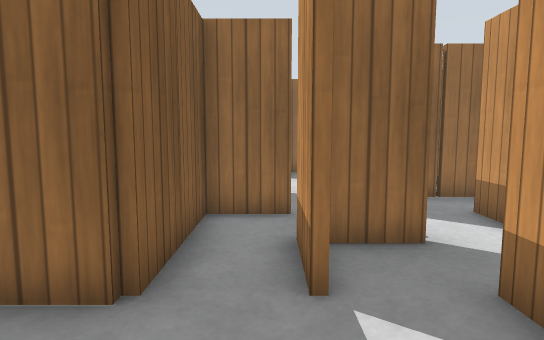
[1] (above)

21 first-person views from a walk through a robot-simulator world made for Gazebo. The camera is 0.86 m above the floor, tilts 6° down and sees 75° across. The floor is counted in squares, 0.5 m on a side. Each view is taken from the middle of a square. On the plan, view 1 faces up. The plan holds only what a view shows up to about 17 squares ahead; the rest is blank. Simple patterns stand in for the simulator's built-in surfaces.

[2]
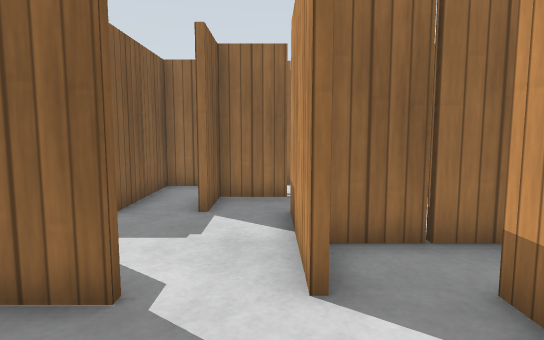

[3]
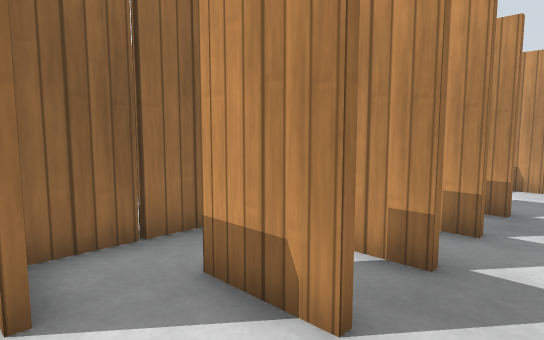

[4]
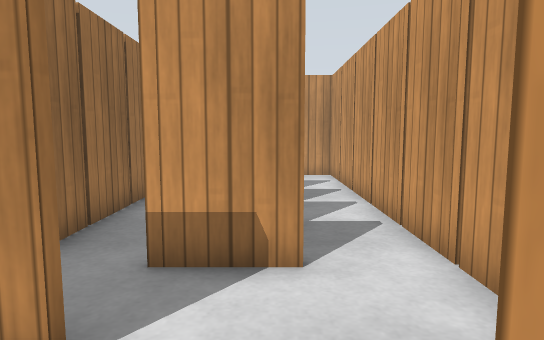

[5]
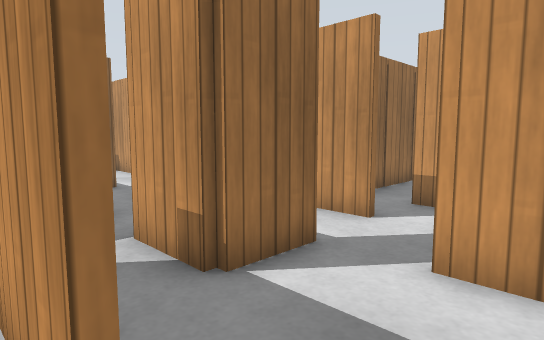

[6]
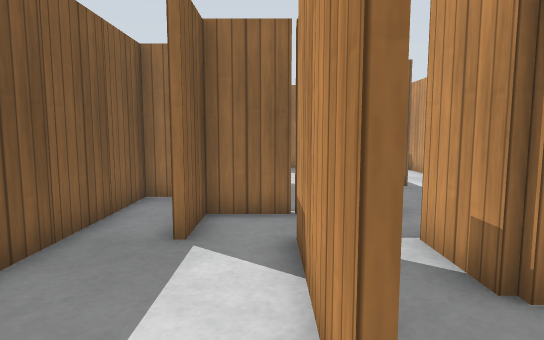

[7]
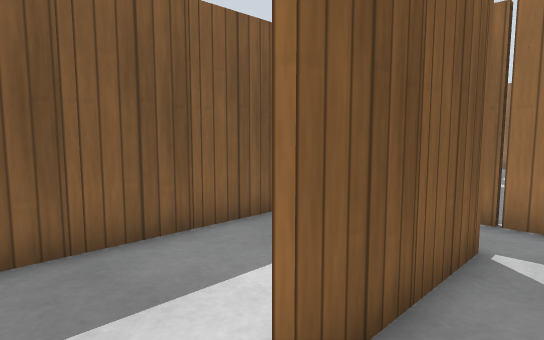

[8]
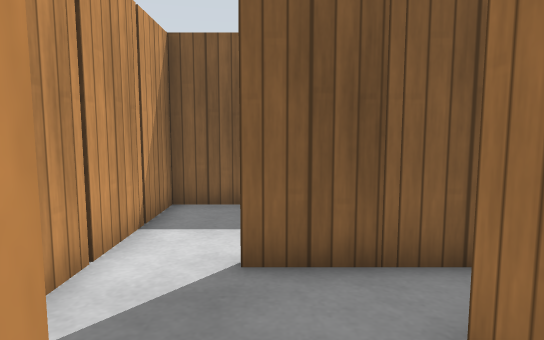

[9]
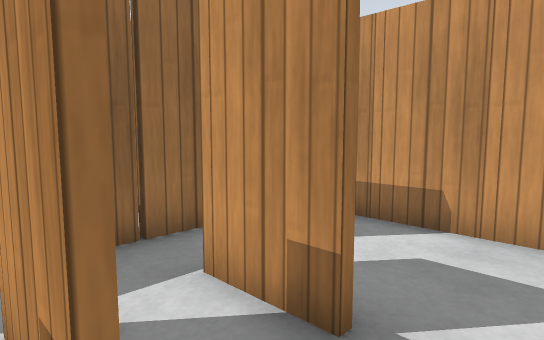

[10]
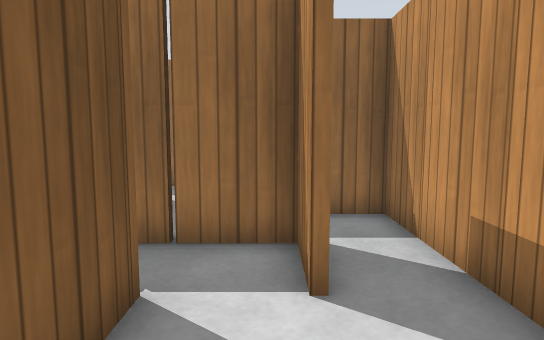

[11]
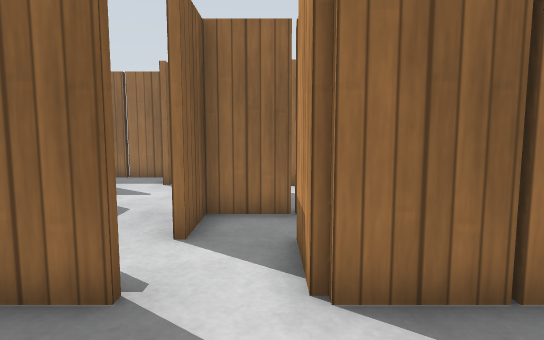

[12]
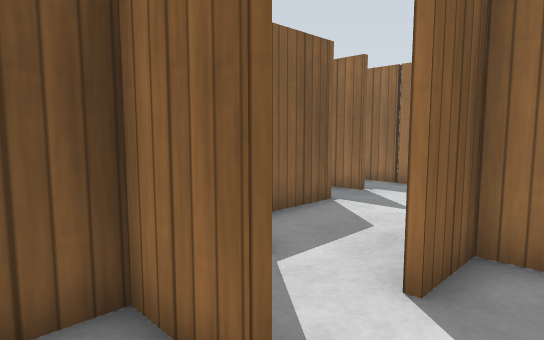

[13]
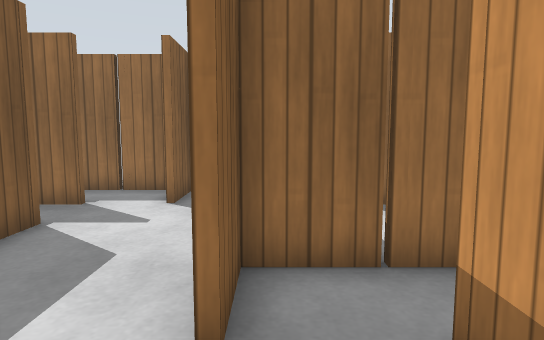

[14]
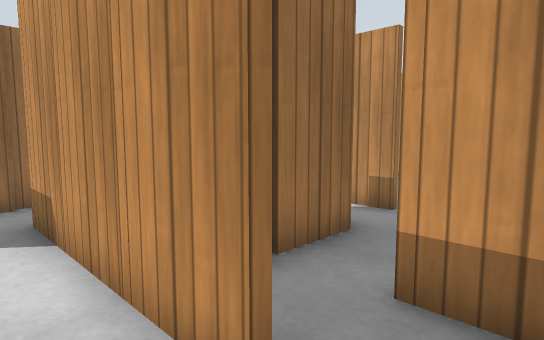

[15]
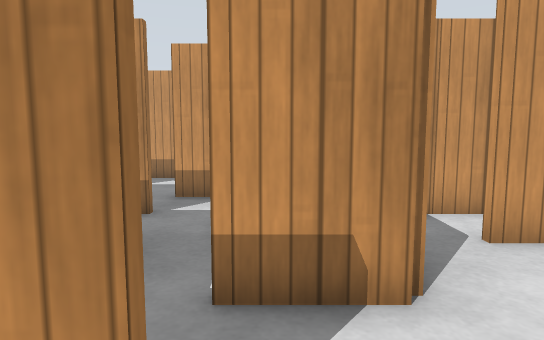

[16]
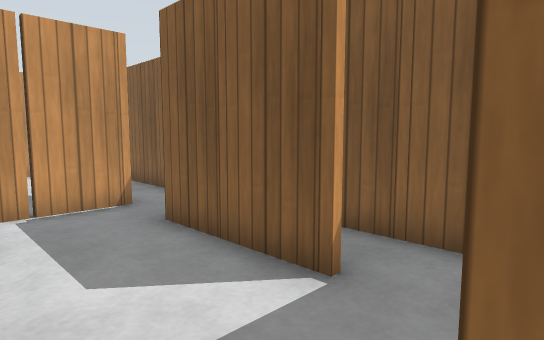

[17]
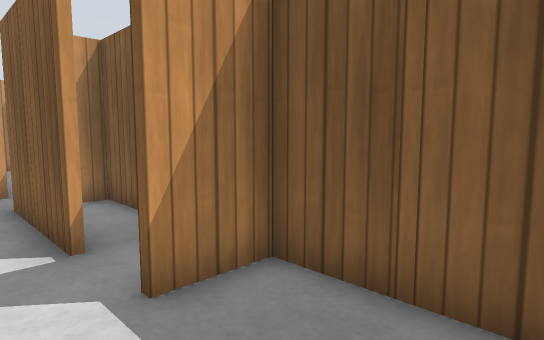

[18]
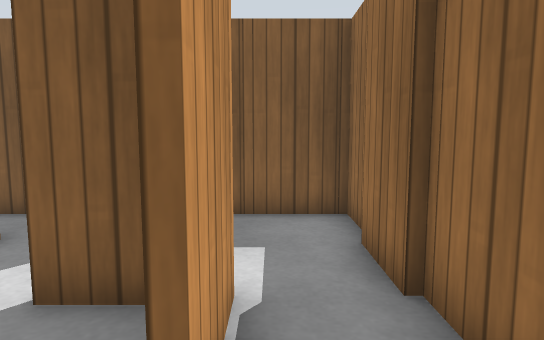

[19]
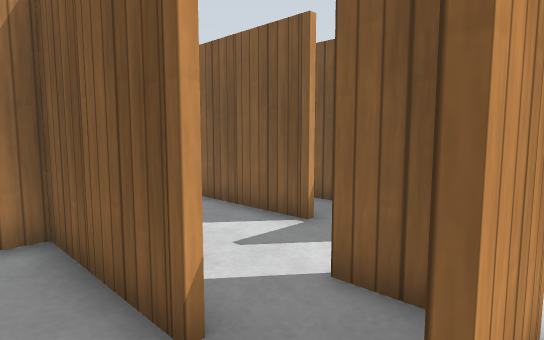

[20]
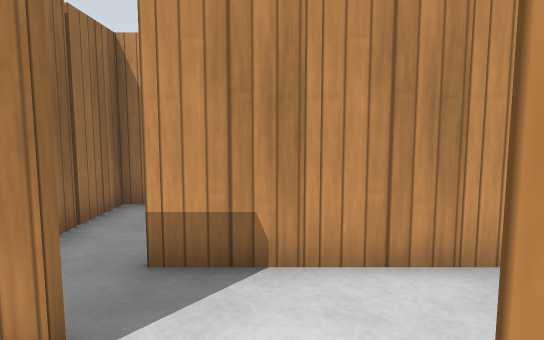

[21]
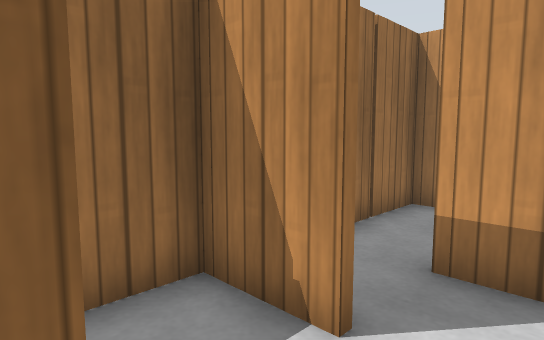

### Floor plan
Points are (right, up) in squares from view 1. A wall is a line through its corners. A room is listed if a view was taken in it or the views show most of it. See-through windows are left out.
Room 1 (views 1, 2, 3, 4, 5, 6, 7, 8, 9, 10)
walls: (2.4, -0.5) (2.4, 2.5); (4.4, -2.5) (4.4, -1.5); (0.5, -0.6) (-1.6, -0.6) (-1.6, 0.5); (3.5, -4.4) (14.4, -4.4) (14.4, 3.4) (13.1, 3.4); (6.4, -2.5) (6.4, -1.5); (8.4, -2.5) (8.4, -1.5); (-1.4, 3.4) (-5.4, 3.4) (-5.4, 1.5); (-3.4, -1.5) (-3.4, -2.5); (-3.4, 0.5) (-3.4, -0.6); (-3.6, -2.5) (-3.6, 0.5); (10.4, -2.5) (10.4, -1.5); (10.6, -1.5) (10.6, -2.4); (12.4, -0.5) (12.4, 1.4) (2.9, 1.4); (-7.2, -4.4) (-2.5, -4.4); (-7.4, 3.4) (-7.4, -3.5)
ways out: opening at (1, 2.3) to room 2; opening at (-7, 2.5) to room 3; opening at (10, 4)
objects: wooden post (-8, -2); wooden post (-8, 0); wooden post (-8, 2); wooden post (-5, -4); wooden post (-3, -4); wooden post (-3, -1); wooden post (-3, 1); wooden post (-1, 1); wooden post (1, -3); wooden post (2, 2); wooden post (5, -4); wooden post (5, -1); wooden post (7, -4); wooden post (7, 1); wooden post (9, -4); wooden post (9, -1); wooden post (9, 1); wooden post (9, 3); wooden post (11, -4); wooden post (11, -1); wooden post (11, 2); wooden post (13, -4); wooden post (15, -3); wooden post (15, -1); wooden post (15, 1)
Room 2 (views 11, 12, 13, 14, 15, 16, 17, 18, 19, 20, 21)
walls: (-1.4, 8.6) (-1.4, 5.4); (0.5, 7.4) (-1.5, 7.4); (-1.5, 7.6) (-0.8, 7.6); (-1.4, 10.6) (-1.4, 9.5); (2.4, 7.5) (2.4, 12.5); (2.5, 5.4) (0.6, 5.4) (0.6, 3.5); (0.4, 13.5) (0.4, 15.5); (-1.5, 13.4) (-2.8, 13.4); (-1.4, 4.5) (-1.4, 3.4); (-3.4, 12.8) (-3.4, 11.5); (-5.4, 8.6) (-5.4, 7.5); (0.4, 3.5) (0.4, 5.5); (-3.5, 13.6) (-1.5, 13.6); (-5.4, 6.6) (-5.4, 5.5); (6.5, 9.4) (2.6, 9.4) (2.6, 7.5); (0.6, 15.5) (0.6, 13.5); (-1.5, 15.6) (-3.6, 15.6); (-4.5, 3.6) (-3, 3.6); (-3.5, 15.4) (-5.5, 15.4); (-7.4, 9.5) (-7.4, 8.5); (6.5, 5.4) (4.4, 5.4) (4.4, 6.6); (-7.4, 7.4) (-7.4, 4.9); (-7.2, 11.6) (-5.5, 11.6); (6.4, 13.4) (4.6, 13.4); (-7.5, 5.6) (-6.8, 5.6); (8.4, 9.5) (8.4, 10.8); (-5.9, 15.6) (-7.4, 15.6) (-7.4, 12.5); (6.5, 15.6) (2.4, 15.6); (8.4, 2.5) (8.4, 3.8)
ways out: opening at (1, 2.3) to room 1; opening at (-5, 4) to room 3; opening at (10, 9)
objects: wooden post (-8, 10); wooden post (-8, 14); wooden post (-5, 7); wooden post (-5, 9); wooden post (-4, 14); wooden post (-3, 4); wooden post (-1, 5); wooden post (-1, 9); wooden post (-1, 11); wooden post (-1, 16); wooden post (0, 6); wooden post (0, 16); wooden post (2, 10); wooden post (3, 3); wooden post (3, 11); wooden post (3, 13); wooden post (5, 2); wooden post (5, 7); wooden post (5, 10); wooden post (5, 16); wooden post (7, 3); wooden post (7, 5)
Room 3 (no view inside)
walls: (-7.4, 4.9) (-7.4, 3.4); (-6.6, 5.4) (-7.2, 5.4); (-5.5, 3.6) (-4.5, 3.6)
ways out: opening at (-7, 2.5) to room 1; opening at (-5, 4) to room 2
objects: wooden post (-8, 4); wooden post (-6, 4)

Where each view was taken, in squares from view 1:
view 1: 0 up, 0 right, facing up
view 2: 4 down, 2 right, facing up
view 3: 4 down, 2 right, facing up-right
view 4: 2 down, 0 right, facing right
view 5: 4 down, 4 left, facing up-right
view 6: 4 down, 4 left, facing up
view 7: 4 down, 2 left, facing up-left
view 8: 2 down, 1 right, facing left
view 9: 4 down, 8 right, facing up-right
view 10: 4 down, 12 right, facing up
view 11: 2 up, 4 right, facing up
view 12: 4 up, 4 right, facing up-left
view 13: 5 up, 3 right, facing up
view 14: 6 up, 1 right, facing up-right
view 15: 7 up, 1 right, facing right
view 16: 12 up, 2 left, facing down-left
view 17: 15 up, 4 left, facing down-left
view 18: 14 up, 0 right, facing left
view 19: 14 up, 0 right, facing down-left
view 20: 12 up, 2 left, facing right
view 21: 12 up, 2 left, facing up-right
